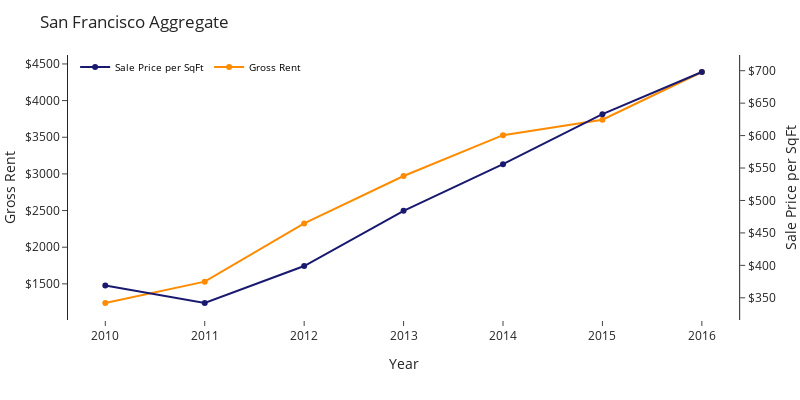

Here is the notebook cell this chart was saved with:
### Markdown cell above
#### Sales vs Rental Market: SF Chart ####

### Code cell
# Plots a comparison of sales and rental prices per square foot
annual_price_chart = make_subplots(specs=[[{"secondary_y" : True}]])

annual_price_chart.add_trace(go.Scatter(x=data_by_year.index, 
                                        y=data_by_year["Sale Price per SqFt"], 
                                        name= "Sale Price per SqFt", mode="lines+markers", 
                                        text = data_by_year["Sale Price per SqFt"],
                                        textposition="bottom right",
                                        line_color="midnightblue"), secondary_y=True)

annual_price_chart.add_trace(go.Scatter(x=data_by_year.index, 
                                        y=data_by_year["Gross Rent"], 
                                        name="Gross Rent", mode="lines+markers", 
                                        text = data_by_year["Gross Rent"],
                                        textposition="top left",
                                        line_color="darkorange"), secondary_y=False,)

annual_price_chart.update_xaxes(title_text = "Year", showline=False)
annual_price_chart.update_yaxes(title_text="Sale Price per SqFt", tickformat = '$', secondary_y=True)
annual_price_chart.update_yaxes(title_text="Gross Rent", tickformat = '$', secondary_y=False)
annual_price_chart.update_layout(template="simple_white")
annual_price_chart.update_layout(width=800, height=400)
annual_price_chart.update_traces(marker_colorscale="Earth", selector=dict(type='scatter'))
annual_price_chart.update_traces(fill="none")
annual_price_chart.update_layout(legend=dict(orientation="h", yanchor="bottom", y=.9, xanchor="left", x=.01, font = dict(size = 10, color = "black")))
annual_price_chart.update_layout(plot_bgcolor='white')
annual_price_chart.update_layout(margin=dict(l=0, r=0, t=55))
annual_price_chart.update_yaxes(nticks = 10)
annual_price_chart.update_layout(title = "San Francisco Aggregate")

### Figure 1 — Plotly figure (JSON) as saved in the notebook; plotly's stock layout.template omitted (floating-point values rounded to 4 significant figures)
{"data": [{"fill": "none", "line": {"color": "midnightblue"}, "marker": {"colorscale": [[0, "rgb(161, 105, 40)"], [0.1667, "rgb(189, 146, 90)"], [0.3333, "rgb(214, 189, 141)"], [0.5, "rgb(237, 234, 194)"], [0.6667, "rgb(181, 200, 184)"], [0.8333, "rgb(121, 167, 172)"], [1, "rgb(40, 135, 161)"]]}, "mode": "lines+markers", "name": "Sale Price per SqFt", "text": [369, 342, 399, 484, 556, 633, 698], "textposition": "bottom right", "type": "scatter", "x": [2010, 2011, 2012, 2013, 2014, 2015, 2016], "xaxis": "x", "y": [369, 342, 399, 484, 556, 633, 698], "yaxis": "y2"}, {"fill": "none", "line": {"color": "darkorange"}, "marker": {"colorscale": [[0, "rgb(161, 105, 40)"], [0.1667, "rgb(189, 146, 90)"], [0.3333, "rgb(214, 189, 141)"], [0.5, "rgb(237, 234, 194)"], [0.6667, "rgb(181, 200, 184)"], [0.8333, "rgb(121, 167, 172)"], [1, "rgb(40, 135, 161)"]]}, "mode": "lines+markers", "name": "Gross Rent", "text": [1239, 1530, 2324, 2971, 3528, 3739, 4390], "textposition": "top left", "type": "scatter", "x": [2010, 2011, 2012, 2013, 2014, 2015, 2016], "xaxis": "x", "y": [1239, 1530, 2324, 2971, 3528, 3739, 4390], "yaxis": "y"}], "layout": {"height": 400, "legend": {"font": {"color": "black", "size": 10}, "orientation": "h", "x": 0.01, "xanchor": "left", "y": 0.9, "yanchor": "bottom"}, "margin": {"l": 0, "r": 0, "t": 55}, "plot_bgcolor": "white", "title": {"text": "San Francisco Aggregate"}, "width": 800, "xaxis": {"anchor": "y", "autorange": true, "domain": [0, 0.94], "range": [2010.0, 2016.0], "showline": false, "title": {"text": "Year"}, "type": "linear"}, "yaxis": {"anchor": "x", "autorange": true, "domain": [0, 1], "nticks": 10, "range": [1007.0, 4622.0], "tickformat": "$", "title": {"text": "Gross Rent"}, "type": "linear"}, "yaxis2": {"anchor": "x", "autorange": true, "nticks": 10, "overlaying": "y", "range": [315.8, 724.2], "side": "right", "tickformat": "$", "title": {"text": "Sale Price per SqFt"}, "type": "linear"}}}
